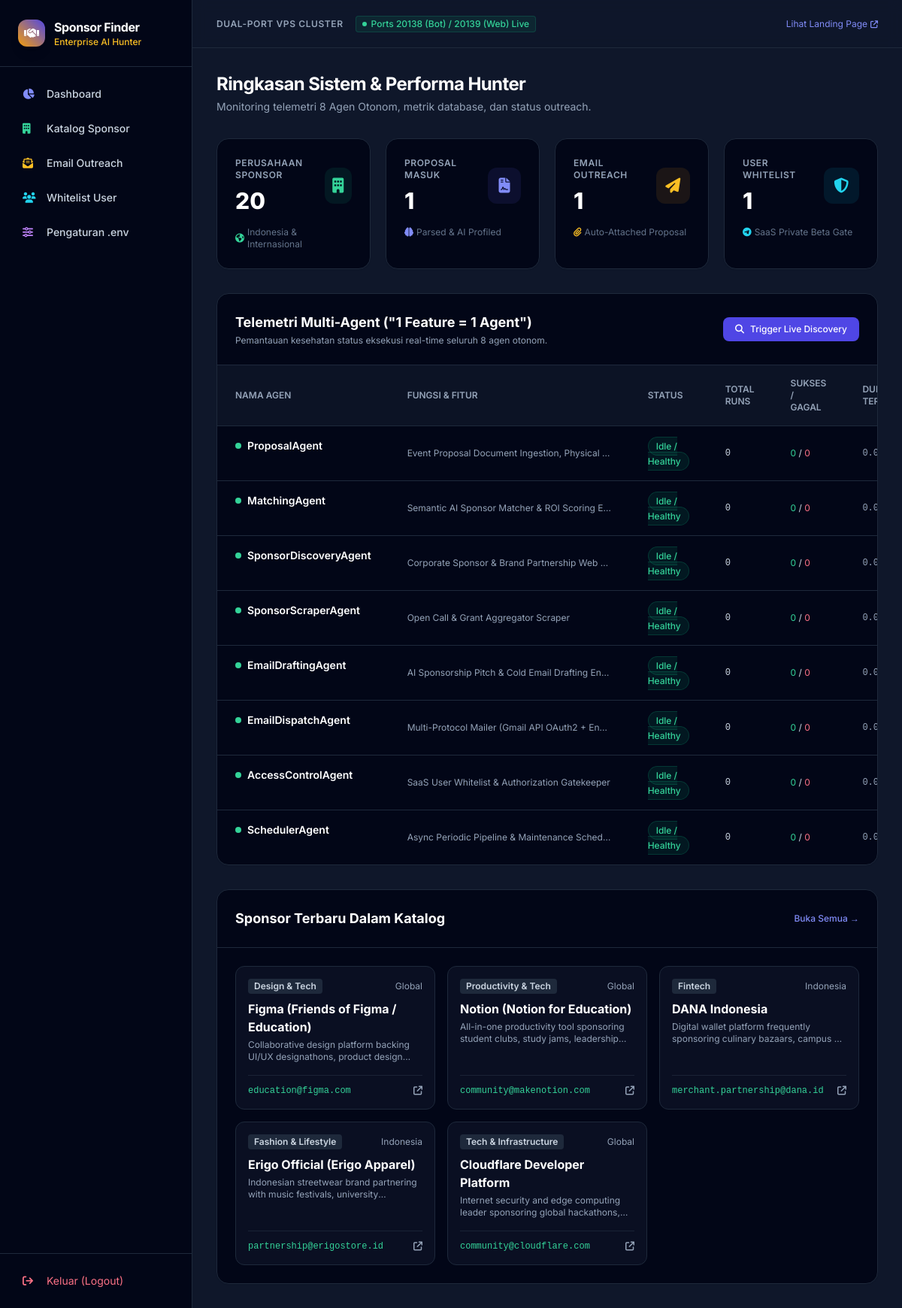
/admin (signed in), run on the app's committed database.
### app/database/models.py (models this page shows)
class Base(DeclarativeBase):
    pass

class Sponsor(Base):
    __tablename__ = "sponsors"
    id: Mapped[int] = mapped_column(Integer, primary_key=True, autoincrement=True)
    name: Mapped[str] = mapped_column(String(255), unique=True, index=True)
    website: Mapped[Optional[str]] = mapped_column(String(255), nullable=True)
    partnership_url: Mapped[Optional[str]] = mapped_column(String(500), nullable=True)
    contact_email: Mapped[Optional[str]] = mapped_column(String(255), nullable=True)
    email_source: Mapped[Optional[str]] = mapped_column(String(255), nullable=True)
    category: Mapped[Optional[str]] = mapped_column(String(100), nullable=True, index=True)
    region: Mapped[str] = mapped_column(String(50), default="Indonesia", index=True)  # "Indonesia", "Global"
    target_demographics: Mapped[Optional[str]] = mapped_column(Text, nullable=True)
    typical_sponsorship: Mapped[Optional[str]] = mapped_column(String(255), nullable=True)
    description: Mapped[Optional[str]] = mapped_column(Text, nullable=True)
    sponsorship_guidelines: Mapped[Optional[str]] = mapped_column(Text, nullable=True)
    is_discovered: Mapped[bool] = mapped_column(Boolean, default=False)
    status: Mapped[str] = mapped_column(String(50), default="active")  # "active", "contacted", "blacklisted"
    logo_url: Mapped[Optional[str]] = mapped_column(String(500), nullable=True)
    created_at: Mapped[datetime] = mapped_column(
        DateTime, default=lambda: datetime.now(timezone.utc).replace(tzinfo=None)
    )
    opportunities: Mapped[List["SponsorOpportunity"]] = relationship(
        "SponsorOpportunity", back_populates="sponsor", cascade="all, delete-orphan"
    )
    matches: Mapped[List["AISponsorMatch"]] = relationship(
        "AISponsorMatch", back_populates="sponsor", cascade="all, delete-orphan"
    )
    emails: Mapped[List["EmailQueue"]] = relationship(
        "EmailQueue", back_populates="sponsor", cascade="all, delete-orphan"
    )
    favorites: Mapped[List["FavoriteSponsor"]] = relationship(
        "FavoriteSponsor", back_populates="sponsor", cascade="all, delete-orphan"
    )

### app/web/routes/admin_routes.py (the view)
@router.get("", response_class=HTMLResponse)
async def admin_dashboard(request: Request, _ = Depends(check_admin)):
    async with async_session_maker() as session:
        sponsors_count = (await session.execute(select(func.count(Sponsor.id)))).scalar_one()
        proposals_count = (await session.execute(select(func.count(ProposalProfile.id)))).scalar_one()
        emails_count = (await session.execute(select(func.count(EmailQueue.id)))).scalar_one()
        users_count = (await session.execute(select(func.count(UserWhitelist.id)))).scalar_one()
        recent_sponsors_res = await session.execute(select(Sponsor).order_by(desc(Sponsor.id)).limit(5))
        recent_sponsors = list(recent_sponsors_res.scalars().all())
    agents_telemetry = [agent.get_status() for agent in ALL_AGENTS]
    return templates.TemplateResponse("dashboard.html", {
        "request": request,
        "sponsors_count": sponsors_count,
        "proposals_count": proposals_count,
        "emails_count": emails_count,
        "users_count": users_count,
        "recent_sponsors": recent_sponsors,
        "agents": agents_telemetry
    })

### app/web/templates/dashboard.html (shortened to what this page needs)
{% extends "base.html" %}
{% block content %}
<div class="space-y-8 max-w-7xl mx-auto">
  <div>
    <h2 class="text-2xl font-bold tracking-tight text-white">Ringkasan Sistem & Performa Hunter</h2>
    <p class="text-sm text-slate-400 mt-1">Monitoring telemetri 8 Agen Otonom, metrik database, dan status outreach.</p>
  </div>
  <div class="grid grid-cols-1 md:grid-cols-4 gap-5">
    <div class="bg-slate-950 p-6 rounded-2xl border border-slate-800 shadow-sm relative overflow-hidden">
      <div class="flex items-center justify-between">
        <div>
          <p class="text-xs font-semibold text-slate-400 uppercase tracking-wider">Perusahaan Sponsor</p>
          <p class="text-3xl font-extrabold text-white mt-2">{{ sponsors_count }}</p>
        </div>
        <div class="w-12 h-12 rounded-xl bg-emerald-500/10 text-emerald-400 flex items-center justify-center text-xl">
          <i class="fa-solid fa-building"></i>
        </div>
      </div>
      <p class="text-xs text-slate-500 mt-4 flex items-center">
        <i class="fa-solid fa-earth-americas mr-1 text-emerald-400"></i>
        Indonesia & Internasional
      </p>
    </div>
    <div class="bg-slate-950 p-6 rounded-2xl border border-slate-800 shadow-sm relative overflow-hidden">
      <div class="flex items-center justify-between">
        <div>
          <p class="text-xs font-semibold text-slate-400 uppercase tracking-wider">Proposal Masuk</p>
          <p class="text-3xl font-extrabold text-white mt-2">{{ proposals_count }}</p>
        </div>
        <div class="w-12 h-12 rounded-xl bg-indigo-500/10 text-indigo-400 flex items-center justify-center text-xl">
          <i class="fa-solid fa-file-contract"></i>
        </div>
      </div>
      <p class="text-xs text-slate-500 mt-4 flex items-center">
        <i class="fa-solid fa-brain mr-1 text-indigo-400"></i>
        Parsed & AI Profiled
      </p>
    </div>
    <div class="bg-slate-950 p-6 rounded-2xl border border-slate-800 shadow-sm relative overflow-hidden">
      <div class="flex items-center justify-between">
        <div>
          <p class="text-xs font-semibold text-slate-400 uppercase tracking-wider">Email Outreach</p>
          <p class="text-3xl font-extrabold text-white mt-2">{{ emails_count }}</p>
        </div>
        <div class="w-12 h-12 rounded-xl bg-amber-500/10 text-amber-400 flex items-center justify-center text-xl">
          <i class="fa-solid fa-paper-plane"></i>
        </div>
      </div>
      <p class="text-xs text-slate-500 mt-4 flex items-center">
        <i class="fa-solid fa-paperclip mr-1 text-amber-400"></i>
        Auto-Attached Proposal
      </p>
    </div>
    <div class="bg-slate-950 p-6 rounded-2xl border border-slate-800 shadow-sm relative overflow-hidden">
      <div class="flex items-center justify-between">
        <div>
          <p class="text-xs font-semibold text-slate-400 uppercase tracking-wider">User Whitelist</p>
          <p class="text-3xl font-extrabold text-white mt-2">{{ users_count }}</p>
        </div>
        <div class="w-12 h-12 rounded-xl bg-cyan-500/10 text-cyan-400 flex items-center justify-center text-xl">
          <i class="fa-solid fa-shield-halved"></i>
        </div>
      </div>
      <p class="text-xs text-slate-500 mt-4 flex items-center">
        <i class="fa-brands fa-telegram mr-1 text-cyan-400"></i>
        SaaS Private Beta Gate
      </p>
    </div>
  </div>
  <div class="bg-slate-950 rounded-2xl border border-slate-800 overflow-hidden shadow-sm">
    <div class="p-6 border-b border-slate-800 flex items-center justify-between">
      <div>
        <h3 class="font-bold text-lg text-white">Telemetri Multi-Agent ("1 Feature = 1 Agent")</h3>
        <p class="text-xs text-slate-400 mt-0.5">Pemantauan kesehatan status eksekusi real-time seluruh 8 agen otonom.</p>
      </div>
      <form action="/admin/trigger/discovery" method="post">
        <button type="submit" class="px-4 py-2 bg-indigo-600 hover:bg-indigo-500 text-white font-medium text-xs rounded-lg transition flex items-center space-x-2">
          <i class="fa-solid fa-magnifying-glass"></i>
          <span>Trigger Live Discovery</span>
        </button>
      </form>
    </div>
    <div class="overflow-x-auto">
      <table class="w-full text-left text-sm text-slate-300">
        <thead class="text-xs uppercase bg-slate-900/80 text-slate-400 border-b border-slate-800">
          <tr>
            <th class="px-6 py-4 font-semibold">Nama Agen</th>
            <th class="px-6 py-4 font-semibold">Fungsi & Fitur</th>
            <th class="px-6 py-4 font-semibold">Status</th>
            <th class="px-6 py-4 font-semibold">Total Runs</th>
            <th class="px-6 py-4 font-semibold">Sukses / Gagal</th>
            <th class="px-6 py-4 font-semibold">Durasi Terakhir</th>
          </tr>
        </thead>
        <tbody class="divide-y divide-slate-800">
          {% for agent in agents %}
          <tr class="hover:bg-slate-900/40 transition">
            <td class="px-6 py-4 font-semibold text-white flex items-center space-x-2">
              <span class="w-2 h-2 rounded-full {% if agent.status == 'Running' %}bg-amber-400 animate-ping{% elif agent.status == 'Error' %}bg-rose-500{% else %}bg-emerald-400{% endif %}"></span>
              <span>{{ agent.name }}</span>
            </td>
            <td class="px-6 py-4 text-xs text-slate-400 max-w-xs truncate">{{ agent.feature }}</td>
            <td class="px-6 py-4">
              <span class="px-2.5 py-1 rounded-full text-xs font-medium {% if agent.status == 'Idle / Healthy' %}bg-emerald-500/10 text-emerald-400 border border-emerald-500/20{% elif agent.status == 'Running' %}bg-amber-500/10 text-amber-400 border border-amber-500/20{% else %}bg-rose-500/10 text-rose-400 border border-rose-500/20{% endif %}">
                {{ agent.status }}
              </span>
            </td>
            <td class="px-6 py-4 font-mono text-xs">{{ agent.total_runs }}</td>
            <td class="px-6 py-4 text-xs">
              <span class="text-emerald-400">{{ agent.successful_runs }}</span> / <span class="text-rose-400">{{ agent.failed_runs }}</span>
            </td>
            <td class="px-6 py-4 font-mono text-xs text-slate-400">{{ agent.duration_sec }}s</td>
          </tr>
          {% endfor %}
        </tbody>
      </table>
    </div>
  </div>
  <div class="bg-slate-950 rounded-2xl border border-slate-800 overflow-hidden shadow-sm">
    <div class="p-6 border-b border-slate-800 flex items-center justify-between">
      <h3 class="font-bold text-lg text-white">Sponsor Terbaru Dalam Katalog</h3>
      <a href="/admin/sponsors" class="text-xs text-indigo-400 hover:text-indigo-300 font-medium">Buka Semua &rarr;</a>
    </div>
    <div class="p-6">
      <div class="grid grid-cols-1 md:grid-cols-2 lg:grid-cols-3 gap-4">
        {% for s in recent_sponsors %}
        <div class="bg-slate-900/60 p-4 rounded-xl border border-slate-800 flex flex-col justify-between">
          <div>
            <div class="flex items-center justify-between">
              <span class="text-xs font-semibold px-2 py-0.5 rounded bg-slate-800 text-slate-300">{{ s.category }}</span>
              <span class="text-xs text-slate-400">{{ s.region }}</span>
            </div>
            <h4 class="font-bold text-base text-white mt-2">{{ s.name }}</h4>
            <p class="text-xs text-slate-400 mt-1 line-clamp-2">{{ s.description }}</p>
          </div>
          <div class="mt-4 pt-3 border-t border-slate-800/80 flex items-center justify-between text-xs">
            <span class="text-emerald-400 font-mono">{{ s.contact_email or 'No email' }}</span>
            {% if s.website %}
            <a href="{{ s.website }}" target="_blank" class="text-slate-400 hover:text-white"><i class="fa-solid fa-arrow-up-right-from-square"></i></a>
            {% endif %}
          </div>
        </div>
        {% endfor %}
      </div>
    </div>
  </div>
</div>
{% endblock %}

### app/web/templates/base.html (shortened to what this page needs)
<!DOCTYPE html>
<html lang="en">
<head>
  <script src="https://cdn.tailwindcss.com"></script>
  <link rel="stylesheet" href="https://cdnjs.cloudflare.com/ajax/libs/font-awesome/6.4.0/css/all.min.css">
</head>
<body class="bg-slate-900 text-slate-100 min-h-screen flex">
  <aside class="w-64 bg-slate-950 border-r border-slate-800 flex flex-col justify-between shrink-0">
    <div>
      <div class="p-6 border-b border-slate-800 flex items-center space-x-3">
        <div class="w-9 h-9 rounded-xl bg-gradient-to-tr from-amber-500 to-indigo-600 flex items-center justify-center font-bold text-white shadow-lg">
          <i class="fa-solid fa-handshake"></i>
        </div>
        <div>
          <h1 class="font-bold text-base tracking-tight text-white">Sponsor Finder</h1>
          <p class="text-xs text-amber-400 font-medium">Enterprise AI Hunter</p>
        </div>
      </div>
      <nav class="p-4 space-y-1.5 text-sm font-medium">
        <a href="/admin" class="flex items-center space-x-3 px-3.5 py-2.5 rounded-lg text-slate-300 hover:bg-slate-800/80 hover:text-white transition">
          <i class="fa-solid fa-chart-pie w-5 text-indigo-400"></i>
          <span>Dashboard</span>
        </a>
        <a href="/admin/sponsors" class="flex items-center space-x-3 px-3.5 py-2.5 rounded-lg text-slate-300 hover:bg-slate-800/80 hover:text-white transition">
          <i class="fa-solid fa-building w-5 text-emerald-400"></i>
          <span>Katalog Sponsor</span>
        </a>
        <a href="/admin/emails" class="flex items-center space-x-3 px-3.5 py-2.5 rounded-lg text-slate-300 hover:bg-slate-800/80 hover:text-white transition">
          <i class="fa-solid fa-envelope-open-text w-5 text-amber-400"></i>
          <span>Email Outreach</span>
        </a>
        <a href="/admin/users" class="flex items-center space-x-3 px-3.5 py-2.5 rounded-lg text-slate-300 hover:bg-slate-800/80 hover:text-white transition">
          <i class="fa-solid fa-users w-5 text-cyan-400"></i>
          <span>Whitelist User</span>
        </a>
        <a href="/admin/settings" class="flex items-center space-x-3 px-3.5 py-2.5 rounded-lg text-slate-300 hover:bg-slate-800/80 hover:text-white transition">
          <i class="fa-solid fa-sliders w-5 text-purple-400"></i>
          <span>Pengaturan .env</span>
        </a>
      </nav>
    </div>
    <div class="p-4 border-t border-slate-800">
      <a href="/logout" class="flex items-center space-x-3 px-3.5 py-2.5 rounded-lg text-rose-400 hover:bg-rose-500/10 transition text-sm">
        <i class="fa-solid fa-arrow-right-from-bracket w-5"></i>
        <span>Keluar (Logout)</span>
      </a>
    </div>
  </aside>
  <main class="flex-1 flex flex-col min-w-0 overflow-y-auto">
    <header class="h-16 border-b border-slate-800 bg-slate-900/50 backdrop-blur px-8 flex items-center justify-between sticky top-0 z-20">
      <div class="flex items-center space-x-4">
        <span class="text-xs uppercase tracking-wider text-slate-400 font-semibold">Dual-Port VPS Cluster</span>
        <span class="inline-flex items-center px-2 py-0.5 rounded text-xs font-medium bg-emerald-500/10 text-emerald-400 border border-emerald-500/20">
          <span class="w-1.5 h-1.5 rounded-full bg-emerald-400 mr-1.5 animate-pulse"></span>
          Ports 20138 (Bot) / 20139 (Web) Live
        </span>
      </div>
      <div class="flex items-center space-x-4">
        <a href="/" target="_blank" class="text-xs text-indigo-400 hover:text-indigo-300 transition flex items-center space-x-1">
          <span>Lihat Landing Page</span>
          <i class="fa-solid fa-arrow-up-right-from-square text-[10px]"></i>
        </a>
      </div>
    </header>
    <div class="p-8">
      {% block content %}{% endblock %}
    </div>
  </main>
</body>
</html>

### app/web/templates/base.html (style rules this page uses)
body { font-family: 'Inter', sans-serif; }

### data on the page
Sponsor: category "Design & Tech", region "Global", name "Figma (Friends of Figma / Education)", description "Collaborative design platform backing UI/UX designathons, product…", contact_email "education@figma.com"
Sponsor: category "Productivity & Tech", region "Global", name "Notion (Notion for Education)", description "All-in-one productivity tool sponsoring student clubs, study jams,…", contact_email "community@makenotion.com"
Sponsor: category "Fintech", region "Indonesia", name "DANA Indonesia", description "Digital wallet platform frequently sponsoring culinary bazaars, campus…", contact_email "merchant.partnership@dana.id"
Sponsor: category "Fashion & Lifestyle", region "Indonesia", name "Erigo Official (Erigo Apparel)", description "Indonesian streetwear brand partnering with music festivals,…", contact_email "partnership@erigostore.id"
Sponsor: category "Tech & Infrastructure", region "Global", name "Cloudflare Developer Platform", description "Internet security and edge computing leader sponsoring global…", contact_email "community@cloudflare.com"

### other printed values
{{ sponsors_count }} "20"
{{ proposals_count }} "1"
{{ emails_count }} "1"
{{ users_count }} "1"
{{ agent.name }} "ProposalAgent" "MatchingAgent" "SponsorDiscoveryAgent" "SponsorScraperAgent" "EmailDraftingAgent" "EmailDispatchAgent" "AccessControlAgent" "SchedulerAgent"
{{ agent.feature }} "Event Proposal Document Ingestion, Physical…" "Semantic AI Sponsor Matcher & ROI Scoring E…" "Corporate Sponsor & Brand Partnership Web…" "Open Call & Grant Aggregator Scraper" "AI Sponsorship Pitch & Cold Email Drafting En…" "Multi-Protocol Mailer (Gmail API OAuth2 + En…" "SaaS User Whitelist & Authorization Gatekeeper" "Async Periodic Pipeline & Maintenance Sched…"
{{ agent.status }} "Idle / Healthy" "Idle / Healthy" "Idle / Healthy" "Idle / Healthy" "Idle / Healthy" "Idle / Healthy" "Idle / Healthy" "Idle / Healthy"
{{ agent.total_runs }} "0" "0" "0" "0" "0" "0" "0" "0"
{{ agent.successful_runs }} "0" "0" "0" "0" "0" "0" "0" "0"
{{ agent.failed_runs }} "0" "0" "0" "0" "0" "0" "0" "0"
